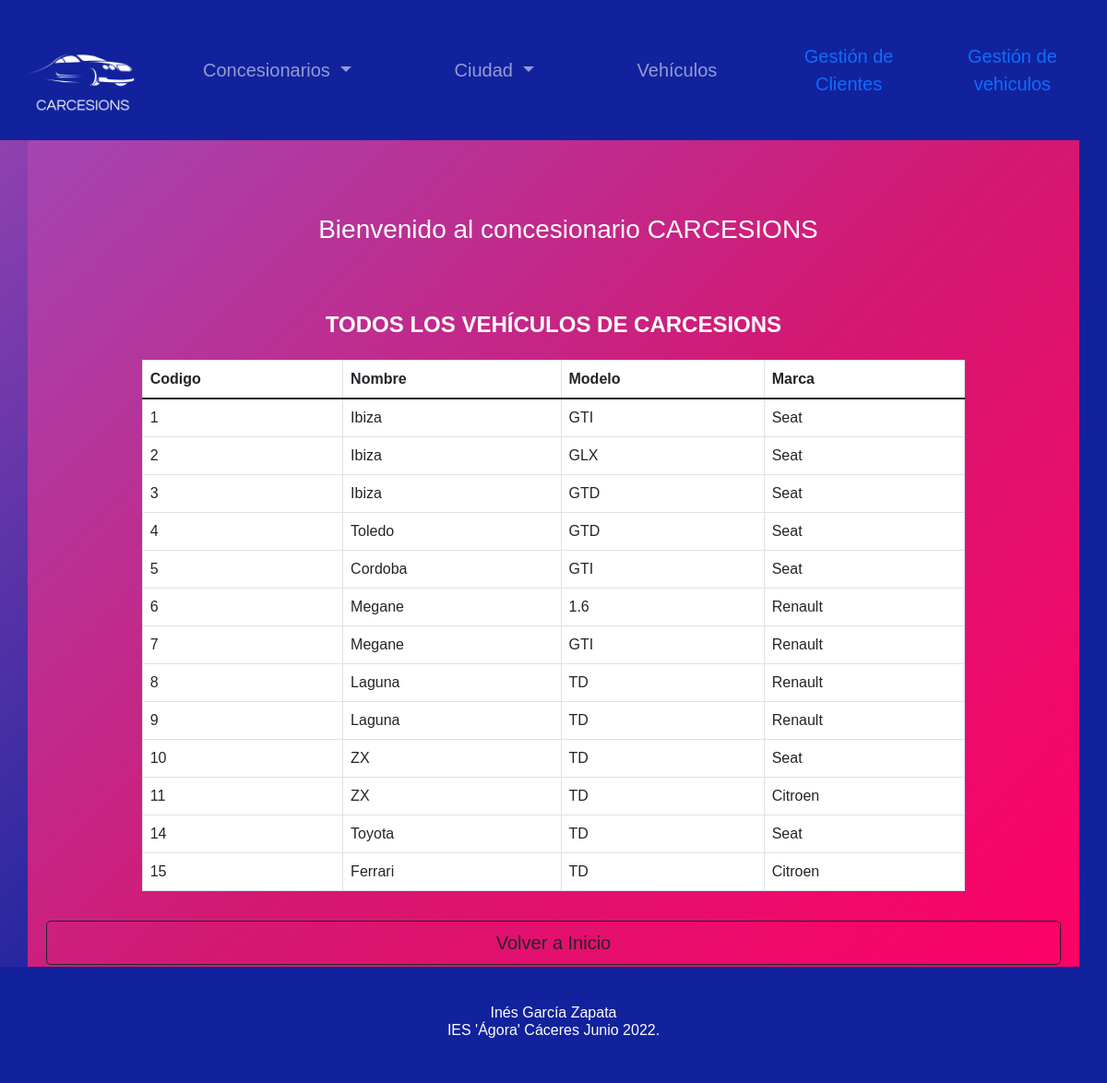
Screenshot of /index.php?c=vehiculos&a=catalogo with the database file from the repository.
### tables this page shows
CREATE TABLE IF NOT EXISTS `coches` (
  `cod` int(4) NOT NULL AUTO_INCREMENT,
  `nombre` varchar(20) NOT NULL,
  `modelo` varchar(10) NOT NULL,
  `marca` varchar(10) NOT NULL,
  PRIMARY KEY (`cod`),
  KEY `fk_marcoche` (`marca`)
);

CREATE TABLE IF NOT EXISTS `marca` (
  `id_marca` varchar(5) NOT NULL,
  `nombre` varchar(20) NOT NULL,
  `ciudad` varchar(20) NOT NULL,
  PRIMARY KEY (`id_marca`)
);

### controlador/Vehiculos.php (called while the page is built, shortened)
<?php
class VehiculosControlador{
  public function __construct()
  {
    require_once 'modelo/VehiculoM.php';
    require_once 'modelo/ConcesionarioM.php';
  }
  public function catalogo()
  {
    $concesionarios = new ConcesionarioM();
    $vehiculos = new VehiculoM();
    $data["titulo"] = "Lista de Vehiculos";
    $data["vehiculos"] = $vehiculos->get_vehiculos();
    $data["concesionarios"] = $concesionarios->get_concesionarios();
    require_once 'vista/header.php';
    require_once 'vista/vehiculo/listaCoches.php';
    require_once 'vista/footer.php';
  }
}

### config/db.php (called while the page is built)
<?php
class Conectar{
  public static function conexion(){
    $conexion = mysqli_connect('localhost', 'root', '', 'concesionario');
    return $conexion;
  }
}
?>

### modelo/VehiculoM.php (called while the page is built, shortened)
<?php
class VehiculoM{
  private $db;
  private $vehiculos;
  public function __construct()
  {
    $this->db=Conectar::conexion();
    $this->vehiculos=array();
  }
  public function get_vehiculos(){
    $sql= "SELECT coches.cod, coches.nombre, marca.nombre as marca, coches.modelo FROM `coches` INNER JOIN `marca` on coches.marca=marca.id_marca";
    $resultado=$this->db->query($sql);
    while($row=$resultado->fetch_assoc()){
      $this->vehiculos[]=$row;
    }
    return $this->vehiculos;
  }
}
?>

### modelo/ConcesionarioM.php (called while the page is built, shortened)
<?php
class ConcesionarioM
{
    private $db;
    private $concesionario;
    public function __construct()
    {
        $this->db = Conectar::conexion();
        $this->concesionario = array();
    }
    public function get_concesionarios()
    {
        $sql = "SELECT * FROM concesionario";
        $resultado = $this->db->query($sql);
        while ($row = $resultado->fetch_assoc()) {
            $this->concesionario[] = $row;
        }
        return $this->concesionario;
        print_r($this->concesionario);
    }
}

### vista/vehiculo/listaCoches.php (the view)
<div class="container m-auto">
    <div class="row">
        <h3 class='mx-3 my-5 text-center'>Bienvenido al concesionario CARCESIONS </h3>
        <div class="col-md-10 mx-auto">
            <h4 class="m-4 text-center">TODOS LOS VEHÍCULOS DE CARCESIONS</h4>
            <table class="table table-bordered">
                <thead>
                    <tr>
                        <th>Codigo</th>
                        <th>Nombre</th>
                        <th>Modelo</th>
                        <th>Marca</th>
                    </tr>
                </thead>
                <tbody>
                    <?php
                    foreach ($data["vehiculos"] as $dato) { ?>
                        <tr>
                            <td><?php echo $dato['cod']; ?></td>
                            <td><?php echo $dato['nombre']; ?></td>
                            <td><?php echo $dato['modelo']; ?></td>
                            <td><?php echo $dato['marca']; ?></td>
                        </tr>
                    <?php }  ?>
                </tbody>
            </table>
        </div>
        <a href="index.php?c=vehiculos&a=index" class="btn btn-lg btn-outline-dark mx-auto my-3" role="button">Volver a Inicio</a>
    </div>
</div>

### assets/css/estilos.css (style rules this page uses)
.container { padding: 2em; background-image: linear-gradient(-225deg, #A445B2 0%, #D41872 52%, #FF0066 100%); }
.titulo, h4,h1,span { font-weight: bold; text-transform: uppercase; color: white; }
h3,h6, span { color: white; }
.table { background-color: white; }

### rows the page displays
coches: cod "1", nombre "Ibiza", modelo "GTI", marca.nombre "Seat"
coches: cod "2", nombre "Ibiza", modelo "GLX", marca.nombre "Seat"
coches: cod "3", nombre "Ibiza", modelo "GTD", marca.nombre "Seat"
coches: cod "4", nombre "Toledo", modelo "GTD", marca.nombre "Seat"
coches: cod "5", nombre "Cordoba", modelo "GTI", marca.nombre "Seat"
coches: cod "6", nombre "Megane", modelo "1.6", marca.nombre "Renault"
coches: cod "7", nombre "Megane", modelo "GTI", marca.nombre "Renault"
coches: cod "8", nombre "Laguna", modelo "TD", marca.nombre "Renault"
coches: cod "9", nombre "Laguna", modelo "TD", marca.nombre "Renault"
coches: cod "10", nombre "ZX", modelo "TD", marca.nombre "Seat"
coches: cod "11", nombre "ZX", modelo "TD", marca.nombre "Citroen"
coches: cod "14", nombre "Toyota", modelo "TD", marca.nombre "Seat"
coches: cod "15", nombre "Ferrari", modelo "TD", marca.nombre "Citroen"
